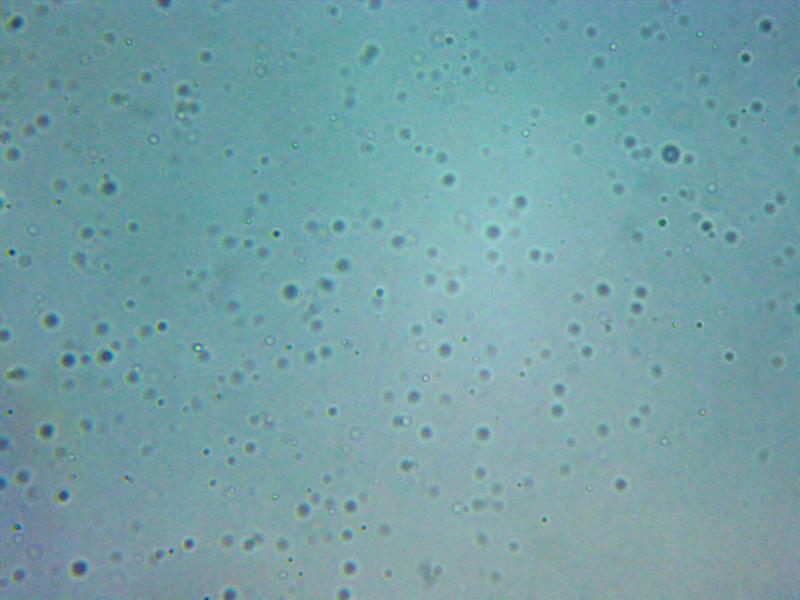
#> input picture dataset/snap0001.jpg, 800 x 600 px, found by its file name
$ python openCV_ex2.py
#> lines starting #> are read from the running program, lines starting #| are printed output that depends on the picture; after the words box and inside, x2 and y2 are one past the last pixel; in counts of white or black regions, pixels touching at a corner belong together
#> further down, img is the input picture: shape (600, 800, 3); mean B, G, R 166.1, 160.1, 116.7
import cv2


def imageDrawContours(img):
    '''Возвращает изображение с обрезанными углами и нарисованными контурами и контуры'''
    # CLAHE (Contrast Limited Adaptive Histogram Equalization)
    clahe = cv2.createCLAHE(clipLimit=3., tileGridSize=(9,9))
    lab = cv2.cvtColor(img[20:-20, 10:-20], cv2.COLOR_BGR2LAB)  # convert from BGR to LAB color space
#> lab: shape (560, 770, 3); mean of channels 0, 1, 2 161.9, 114.8, 120.3
    l, a, b = cv2.split(lab)  # split on 3 different channels
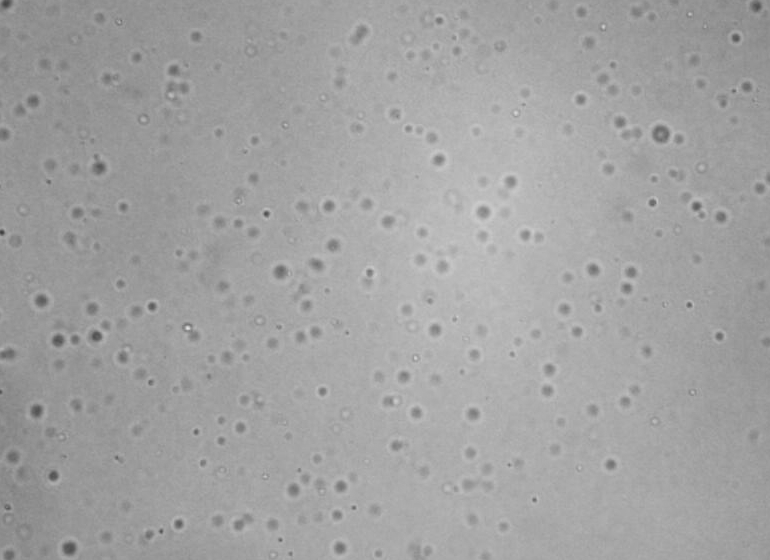
#> l: shape (560, 770); min 61, max 225, mean 161.9
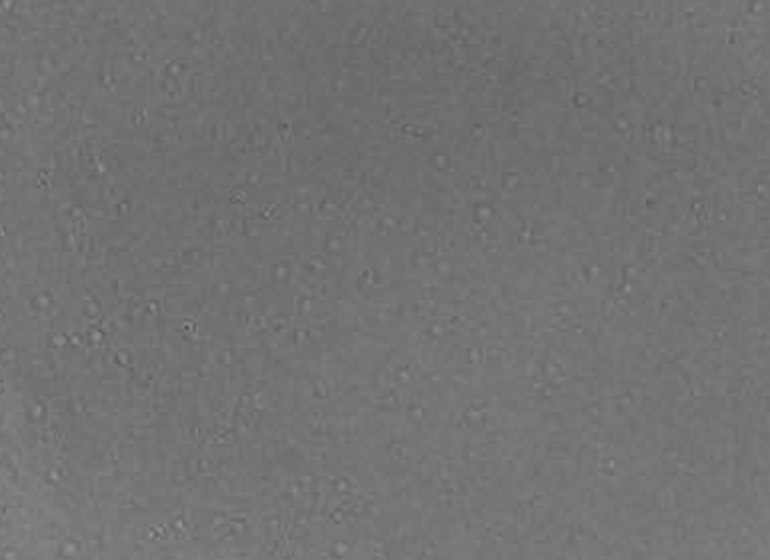
#> a: shape (560, 770); min 77, max 153, mean 114.8
    lab = cv2.merge((clahe.apply(l),a,b))  # merge channels
#> lab: shape (560, 770, 3); mean of channels 0, 1, 2 157.6, 114.8, 120.3
    img = cv2.threshold(cv2.GaussianBlur(cv2.cvtColor(cv2.cvtColor(lab, cv2.COLOR_LAB2BGR), cv2.COLOR_BGR2GRAY), (5, 5), 0), 110, 255, cv2.THRESH_BINARY)[1]
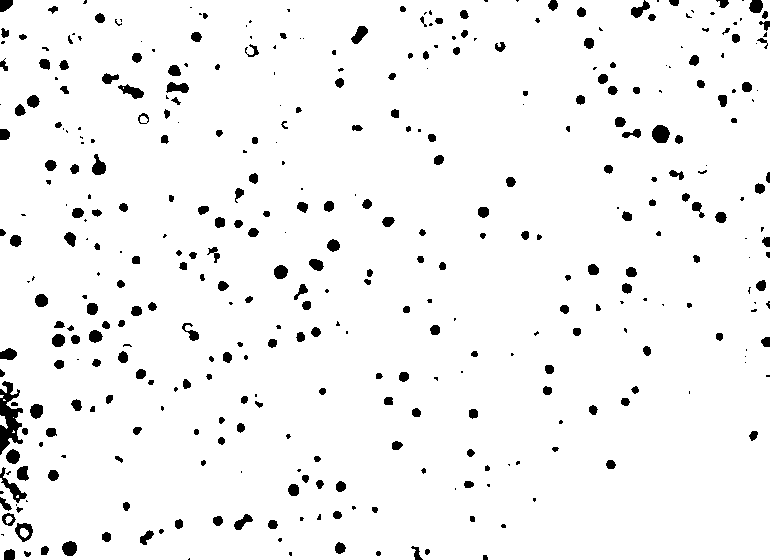
#> img: shape (560, 770); 95.7% white; 392 black regions (143 under 20 px)
    contours = cv2.findContours(img, cv2.RETR_LIST, cv2.CHAIN_APPROX_SIMPLE)[0][:-15]
#> contours = 363 contours, 118 with area under 20; largest, box (x1, y1, x2, y2) and area: (651, 124, 671, 144) 280, (14, 522, 34, 543) 276, (117, 83, 145, 100) 228, (91, 153, 107, 176) 210, (165, 81, 190, 94) 204
    cv2.drawContours(img, contours, -1, (0, 255, 0), 2)
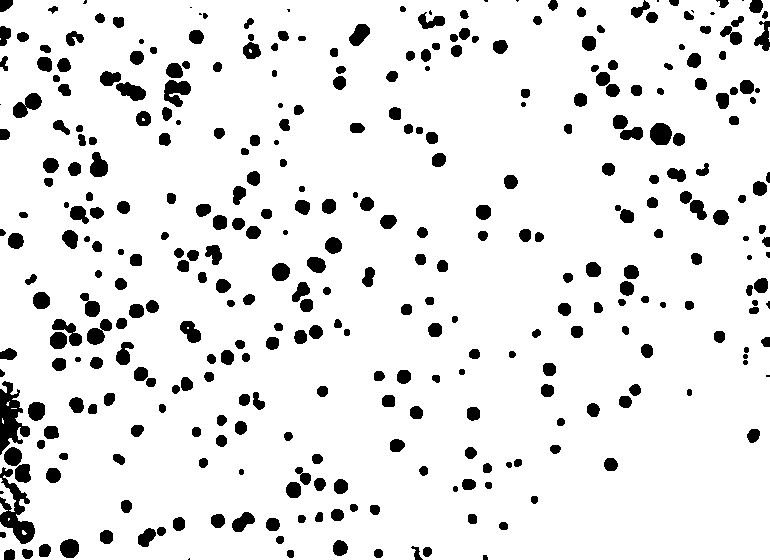
#> img: shape (560, 770); 90.6% white; 351 black regions (15 under 20 px)

    return [img, contours]

def findPosition(cnts, pos):
    '''Находит позицию контура, включающего точку'''
    for cnt in cnts:
        (x,y),radius = cv2.minEnclosingCircle(cnt)
        if x - radius < pos[0] and x + radius > pos[0] and y - radius < pos[1] and y + radius > pos[1]:
            return [(x,y), radius]
    raise Exception('BadPosition!')

def findPair(img, pos, radius):
    x1 = (pos[0] - radius*3)
    x2 = (pos[0] + radius*3)
    y1 = (pos[1] - radius*3)
    y2 = (pos[1] + radius*3)
    sector = img[x1:x2, y1:y2] #Выделяем область поиска
    img, contours = imageDrawContours(sector)
    new_pos, new_radius = findPosition(contours, pos)
    new_pos[0] += pos[0] - radius*3
    new_pos[1] += pos[1] - radius*3
    if new_radius >= radius * 2: #Если частицы 'слиплись'
        new_pos[0] -= (radius + new_radius) * 0.71
        new_pos[1] -= (radius + new_radius) * 0.71
    return [new_pos, new_radius]


Trace = []

prefix = 'dataset\snap'
img = cv2.imread('dataset\snap0001.jpg',1)
img, contours = imageDrawContours(img)
#> the loop in findPosition, `for cnt in cnts:` made 159 passes
#> (x, y, radius) on passes 1 to 3: (290, 553.5, 2.69), (378, 553, 3.16), (26.86, 552.9, 4.29)
pos, radius = findPosition(contours,[300,300])
#> pos = (299, 291.5); radius = 9.86
Trace.append(pos)

for i in range(8):
    path = prefix + '000' + str(2 + i) + '.jpg'
    img = cv2.imread(path ,1)
#> (the run stopped early here; a loop or call above may not have finished)
